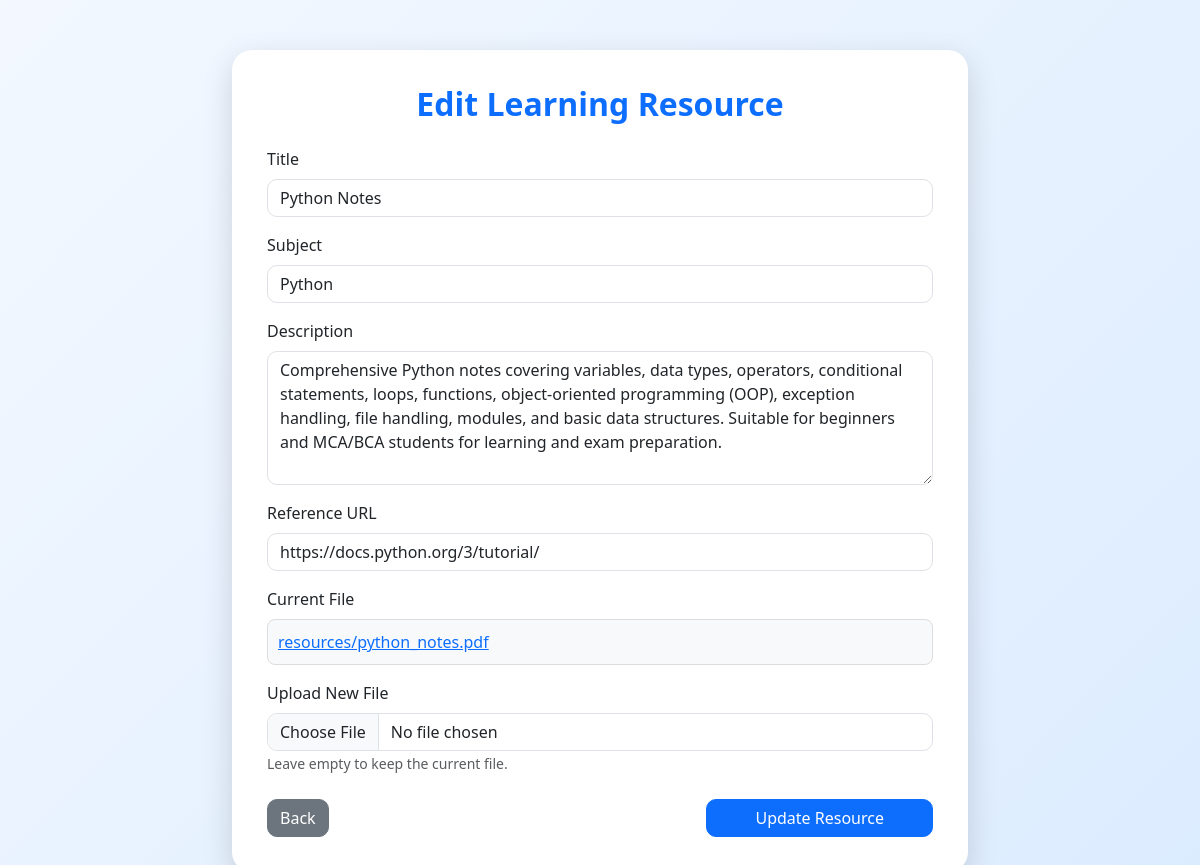
The page /adminpanel/edit/3/ on the database its author committed.
### studresourceapp/models.py (models this page shows, shortened)
class Resource(models.Model):
    title = models.CharField(max_length=200)
    subject = models.CharField(max_length=100)
    description = models.TextField()
    url = models.URLField()
    file = models.FileField(upload_to='resources/', null=True, blank=True)
    created_at = models.DateTimeField(auto_now_add=True)

### adminapp/views.py (the view, shortened to what this page needs)
# urls.py: path('edit/<int:id>/', views.edit_resource, name='edit_resource'),
def edit_resource(request, id):
    resource = get_object_or_404(Resource, id=id)
    return render(request,
                  "adminapp/edit_resource.html",
                  {"resource": resource})

### adminapp/templates/adminapp/edit_resource.html (shortened to what this page needs)
{% load static %}
<!DOCTYPE html>
<html lang="en">
<head>
    <link href="https://cdn.jsdelivr.net/npm/bootstrap@5.3.3/dist/css/bootstrap.min.css" rel="stylesheet">
</head>
<body>
    <div class="container">
        <div class="row justify-content-center">
            <div class="col-lg-8">
                <div class="edit-card">
                    <h2 class="text-center mb-4">
                        Edit Learning Resource
                    </h2>
                    <form method="POST" enctype="multipart/form-data">
                        <div class="mb-3">
                            <label class="form-label">
                                Title
                            </label>
                            <input type="text" name="title" class="form-control" value="{{ resource.title }}" required>
                        </div>
                        <div class="mb-3">
                            <label class="form-label">
                                Subject
                            </label>
                            <input type="text" name="subject" class="form-control" value="{{ resource.subject }}"
                                required>
                        </div>
                        <div class="mb-3">
                            <label class="form-label">
                                Description
                            </label>
                            <textarea name="description" rows="5" class="form-control"
                                required>{{ resource.description }}</textarea>
                        </div>
                        <div class="mb-3">
                            <label class="form-label">
                                Reference URL
                            </label>
                            <input type="url" name="url" class="form-control" value="{{ resource.url }}">
                        </div>
                        <div class="mb-3">
                            <label class="form-label">
                                Current File
                            </label>
                            <div class="file-box">
                                {% if resource.file %}
                                <a href="{{ resource.file.url }}" target="_blank">
                                    {{ resource.file.name }}
                                </a>
                                {% else %}
                                No file uploaded
                                {% endif %}
                            </div>
                        </div>
                        <div class="mb-4">
                            <label class="form-label">
                                Upload New File
                            </label>
                            <input type="file" name="file" class="form-control">
                            <small class="text-muted">
                                Leave empty to keep the current file.
                            </small>
                        </div>
                        <div class="d-flex justify-content-between">
                            <a href="{% url 'dashboard' %}" class="btn btn-secondary">
                                Back
                            </a>
                            <button type="submit" class="btn btn-primary px-5">
                                Update Resource
                            </button>
                        </div>
                    </form>
                </div>
            </div>
        </div>
    </div>
</body>
</html>

### adminapp/templates/adminapp/edit_resource.html (style rules this page uses)
body { background: linear-gradient(135deg, #f3f8ff, #dcecff); min-height: 100vh; }
.edit-card { margin-top: 50px; background: white; border-radius: 20px; box-shadow: 0 10px 30px rgba(0, 0, 0, .15); padding: 35px; }
h2 { color: #0d6efd; font-weight: bold; }
.form-control { border-radius: 10px; }
.btn { border-radius: 10px; }
.file-box { background: #f8f9fa; border: 1px solid #ddd; padding: 10px; border-radius: 8px; }

### rows shown on the page
Resource: title "Python Notes", subject "Python", description "Comprehensive Python notes covering variables, data types, operators, conditional statements, loops, functions, object-oriented programming (OOP), exception handling, file handling, modules, and basic data structures. Suitable for beginners and MCA/BCA students for learning and exam preparation.", url "https://docs.python.org/3/tutorial/", file.name "resources/python_notes.pdf"
